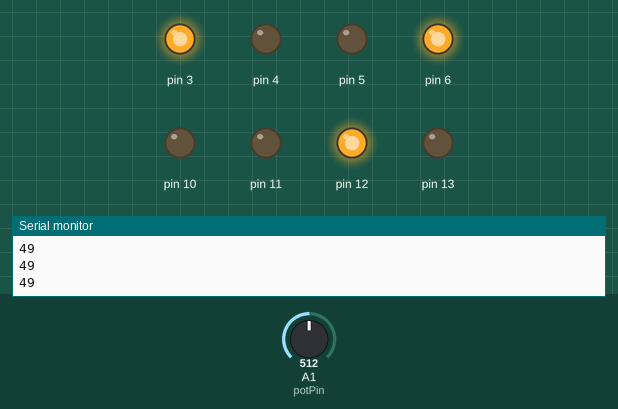
A sketch run on a simulated Arduino Uno, built with avr-gcc and run on an emulated ATmega328P. On the bench: output pins drawn as LEDs (lit = HIGH), the last lines printed to the serial monitor. Inputs (shaded band) come from the test bench; at power-on: A1 (potPin) = 512.

Above: at 1.2 s.
1.3 s: A1 (potPin) set to 517
At 2.5 s:
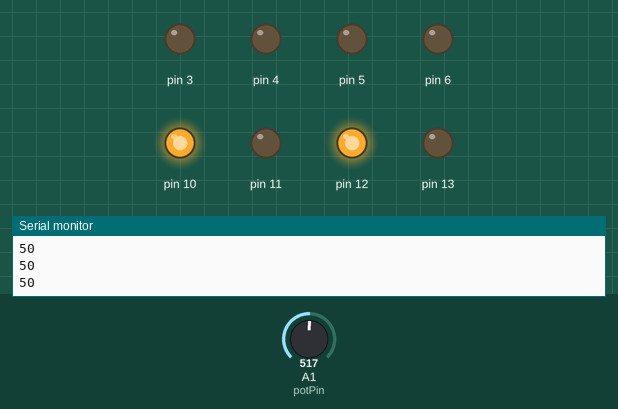
2.8 s: A1 (potPin) set to 716
At 3.9 s:
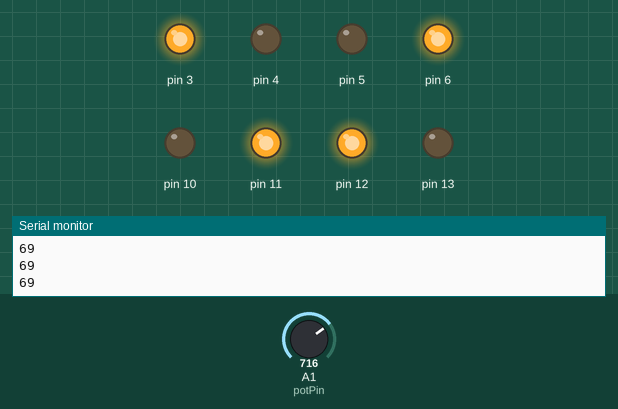
4.3 s: A1 (potPin) set to 724
At 5.3 s:
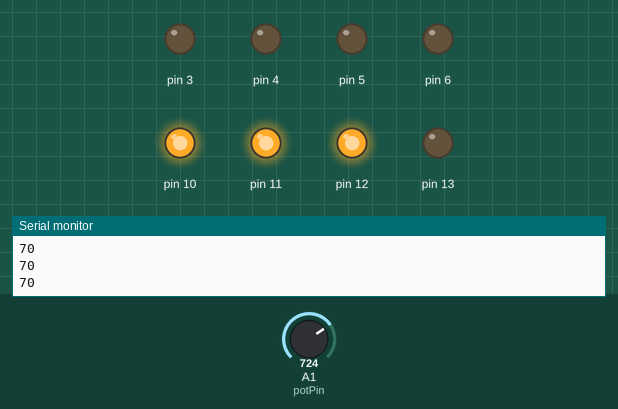
5.8 s: A1 (potPin) set to 900
At 7.0 s:
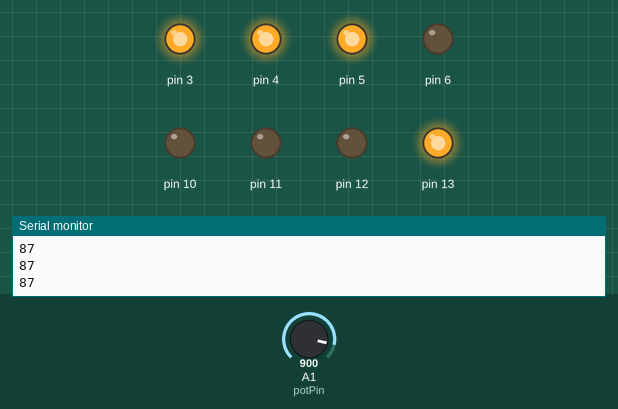
7.3 s: A1 (potPin) set to 910
At 8.5 s:
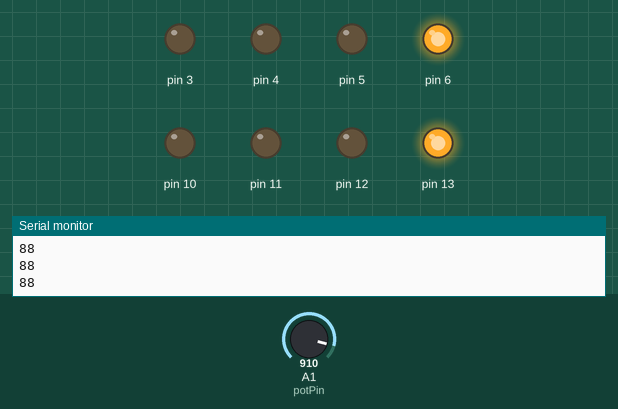
8.8 s: A1 (potPin) set to 511
At 9.9 s:
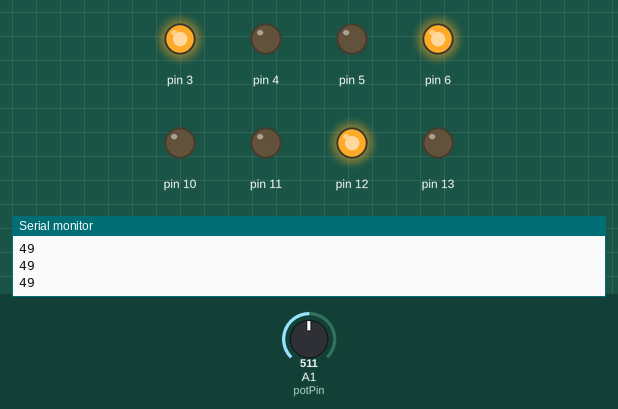
Timing chart, 0 to 11.3 s (numbered marks = the images above; inputs shaded):
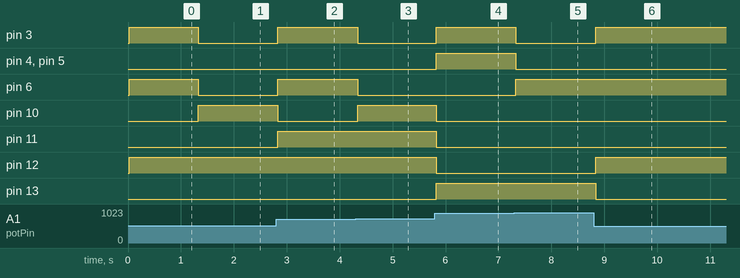

The sketch:

R3-SoftwareTask1.ino
```cpp
int potPin = A1; //Pin connected to potentiometer

void setup()
{
  //Variables being initialized
  pinMode(potPin, INPUT);
  pinMode(13, OUTPUT);
  pinMode(12, OUTPUT);
  pinMode(11, OUTPUT);
  pinMode(10, OUTPUT);
  pinMode(6, OUTPUT);
  pinMode(5, OUTPUT);
  pinMode(4, OUTPUT);
  pinMode(3, OUTPUT);
  Serial.begin(9600);	 //9600 ms bits/s
}

void loop()
{
  int potMeasure = analogRead(potPin); //Reading input
  potMeasure = map(potMeasure, 0, 1023, 0, 99); //Maps range
  Serial.println(potMeasure); //Displaying input in Serial Monitor
  delay(20); //To ensure quality
  //Split the number into 2 and display on both sseg's
  int digitOne = (potMeasure/10) % 10;
  int digitTwo = potMeasure % 10;
  //Call the function for each display
  leftDisplay(digitOne);
  rightDisplay(digitTwo);
}
//This function assigns LED's for the left SSEG
void leftDisplay(int digitOne){
  switch(digitOne){
    case 0:		//0000
    digitalWrite(13, LOW);
    digitalWrite(12, LOW);
    digitalWrite(11, LOW);
    digitalWrite(10, LOW);
    break;

    case 1:		//0001
    digitalWrite(13, LOW);
    digitalWrite(12, LOW);
    digitalWrite(11, LOW);
    digitalWrite(10, HIGH);
    break;

    case 2:		//0010
    digitalWrite(13, LOW);
    digitalWrite(12, LOW);
    digitalWrite(11, HIGH);
    digitalWrite(10, LOW);
    break;

    case 3:		//0011
    digitalWrite(13, LOW);
    digitalWrite(12, LOW);
    digitalWrite(11, HIGH);
    digitalWrite(10, HIGH);
    break;

    case 4:		//0100
    digitalWrite(13, LOW);
    digitalWrite(12, HIGH);
    digitalWrite(11, LOW);
    digitalWrite(10, LOW);
    break;

    case 5:		//0101
    digitalWrite(13, LOW);
    digitalWrite(12, HIGH);
    digitalWrite(11, LOW);
    digitalWrite(10, HIGH);
    break;

    case 6:		//0110
    digitalWrite(13, LOW);
    digitalWrite(12, HIGH);
    digitalWrite(11, HIGH);
    digitalWrite(10, LOW);
    break;

    case 7:		//0111
    digitalWrite(13, LOW);
    digitalWrite(12, HIGH);
    digitalWrite(11, HIGH);
    digitalWrite(10, HIGH);
    break;

    case 8:		//1000
    digitalWrite(13, HIGH);
    digitalWrite(12, LOW);
    digitalWrite(11, LOW);
    digitalWrite(10, LOW);
    break;

    case 9:		//1001
    digitalWrite(13, HIGH);
    digitalWrite(12, LOW);
    digitalWrite(11, LOW);
    digitalWrite(10, HIGH);
    break;
  }
}
//This function assigns LED's for the right SSEG
void rightDisplay(int digitTwo){
  switch(digitTwo){
    case 0:		//0000
    digitalWrite(6, LOW);
    digitalWrite(5, LOW);
    digitalWrite(4, LOW);
    digitalWrite(3, LOW);
    break;

    case 1:		//0001
    digitalWrite(6, LOW);
    digitalWrite(5, LOW);
    digitalWrite(4, LOW);
    digitalWrite(3, HIGH);
    break;

    case 2:		//0010
    digitalWrite(6, LOW);
    digitalWrite(5, LOW);
    digitalWrite(4, HIGH);
    digitalWrite(3, LOW);
    break;

    case 3:		//0011
    digitalWrite(6, LOW);
    digitalWrite(5, LOW);
    digitalWrite(4, HIGH);
    digitalWrite(3, HIGH);
    break;

    case 4:		//0100
    digitalWrite(6, LOW);
    digitalWrite(5, HIGH);
    digitalWrite(4, LOW);
    digitalWrite(3, LOW);
    break;

    case 5:		//0101
    digitalWrite(6, LOW);
    digitalWrite(5, HIGH);
    digitalWrite(4, LOW);
    digitalWrite(3, HIGH);
    break;

    case 6:		//0110
    digitalWrite(6, LOW);
    digitalWrite(5, HIGH);
    digitalWrite(4, HIGH);
    digitalWrite(3, LOW);
    break;

    case 7:		//0111
    digitalWrite(6, LOW);
    digitalWrite(5, HIGH);
    digitalWrite(4, HIGH);
    digitalWrite(3, HIGH);
    break;

    case 8:		//1000
    digitalWrite(6, HIGH);
    digitalWrite(5, LOW);
    digitalWrite(4, LOW);
    digitalWrite(3, LOW);
    break;

    case 9:		//1001
    digitalWrite(6, HIGH);
    digitalWrite(5, LOW);
    digitalWrite(4, LOW);
    digitalWrite(3, HIGH);
    break;
  	}
}
```

Measured:
- the behaviour switches between 516 and 517 on A1 (potPin) (found by bisection; images 0 and 1)
- the behaviour switches between 723 and 724 on A1 (potPin) (found by bisection; images 2 and 3)
- the behaviour switches between 909 and 910 on A1 (potPin) (found by bisection; images 4 and 5)
- after the input at 1.3 s, pin 3, pin 6: HIGH → LOW at once; pin 10: LOW → HIGH at once
- after the input at 2.8 s, pin 3, pin 6, pin 11: LOW → HIGH at once; pin 10: HIGH → LOW at once
- after the input at 4.3 s, pin 3, pin 6: HIGH → LOW at once; pin 10: LOW → HIGH at once
- after the input at 5.8 s, pin 3–5, pin 13: LOW → HIGH at once; pin 10–12: HIGH → LOW at once
- after the input at 7.3 s, pin 3–5: HIGH → LOW at once; pin 6: LOW → HIGH at once
- after the input at 8.8 s, pin 3, pin 12: LOW → HIGH at once; pin 13: HIGH → LOW at once
